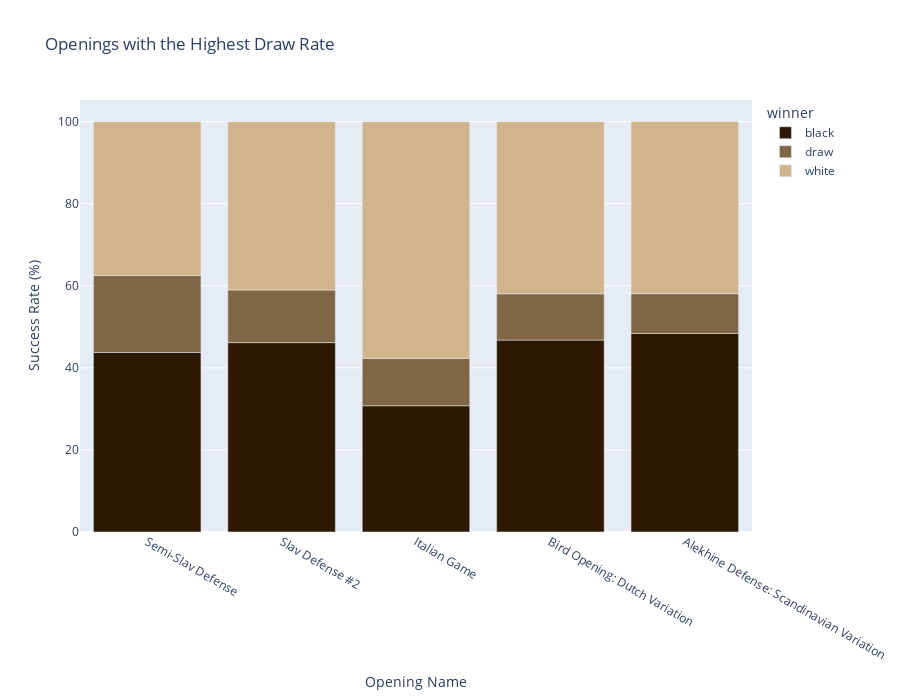

Notebook code cell kept with this figure:
### Code cell
# Plot das aberturas com a maior taxa de empate
fig = px.bar(best_openings_draw, 
             title='Openings with the Highest Draw Rate',
             width=900, height=700,
             # Cores
             color='winner', 
             color_discrete_sequence=opening_colors)

# Atualizando os rótulos dos eixos
fig.update_layout(xaxis_title='Opening Name', yaxis_title='Success Rate (%)')
fig.show()

### Figure 1 — Plotly figure (JSON) as saved in the notebook; plotly's stock layout.template omitted (floating-point values rounded to 4 significant figures)
{"data": [{"alignmentgroup": "True", "hovertemplate": "winner=black<br>opening_name=%{x}<br>value=%{y}<extra></extra>", "legendgroup": "black", "marker": {"color": "#2D1803", "pattern": {"shape": ""}}, "name": "black", "offsetgroup": "black", "orientation": "v", "showlegend": true, "textposition": "auto", "type": "bar", "x": ["Semi-Slav Defense", "Slav Defense #2", "Italian Game", "Bird Opening: Dutch Variation", "Alekhine Defense: Scandinavian Variation"], "xaxis": "x", "y": [43.75, 46.15, 30.77, 46.77, 48.39], "yaxis": "y"}, {"alignmentgroup": "True", "hovertemplate": "winner=draw<br>opening_name=%{x}<br>value=%{y}<extra></extra>", "legendgroup": "draw", "marker": {"color": "#7F6647", "pattern": {"shape": ""}}, "name": "draw", "offsetgroup": "draw", "orientation": "v", "showlegend": true, "textposition": "auto", "type": "bar", "x": ["Semi-Slav Defense", "Slav Defense #2", "Italian Game", "Bird Opening: Dutch Variation", "Alekhine Defense: Scandinavian Variation"], "xaxis": "x", "y": [18.75, 12.82, 11.54, 11.29, 9.68], "yaxis": "y"}, {"alignmentgroup": "True", "hovertemplate": "winner=white<br>opening_name=%{x}<br>value=%{y}<extra></extra>", "legendgroup": "white", "marker": {"color": "#D2B48C", "pattern": {"shape": ""}}, "name": "white", "offsetgroup": "white", "orientation": "v", "showlegend": true, "textposition": "auto", "type": "bar", "x": ["Semi-Slav Defense", "Slav Defense #2", "Italian Game", "Bird Opening: Dutch Variation", "Alekhine Defense: Scandinavian Variation"], "xaxis": "x", "y": [37.5, 41.03, 57.69, 41.94, 41.94], "yaxis": "y"}], "layout": {"barmode": "relative", "height": 700, "legend": {"title": {"text": "winner"}, "tracegroupgap": 0}, "title": {"text": "Openings with the Highest Draw Rate"}, "width": 900, "xaxis": {"anchor": "y", "autorange": true, "domain": [0, 1], "range": [-0.5, 4.5], "title": {"text": "Opening Name"}, "type": "category"}, "yaxis": {"anchor": "x", "autorange": true, "domain": [0, 1], "range": [0, 105.3], "title": {"text": "Success Rate (%)"}, "type": "linear"}}}
